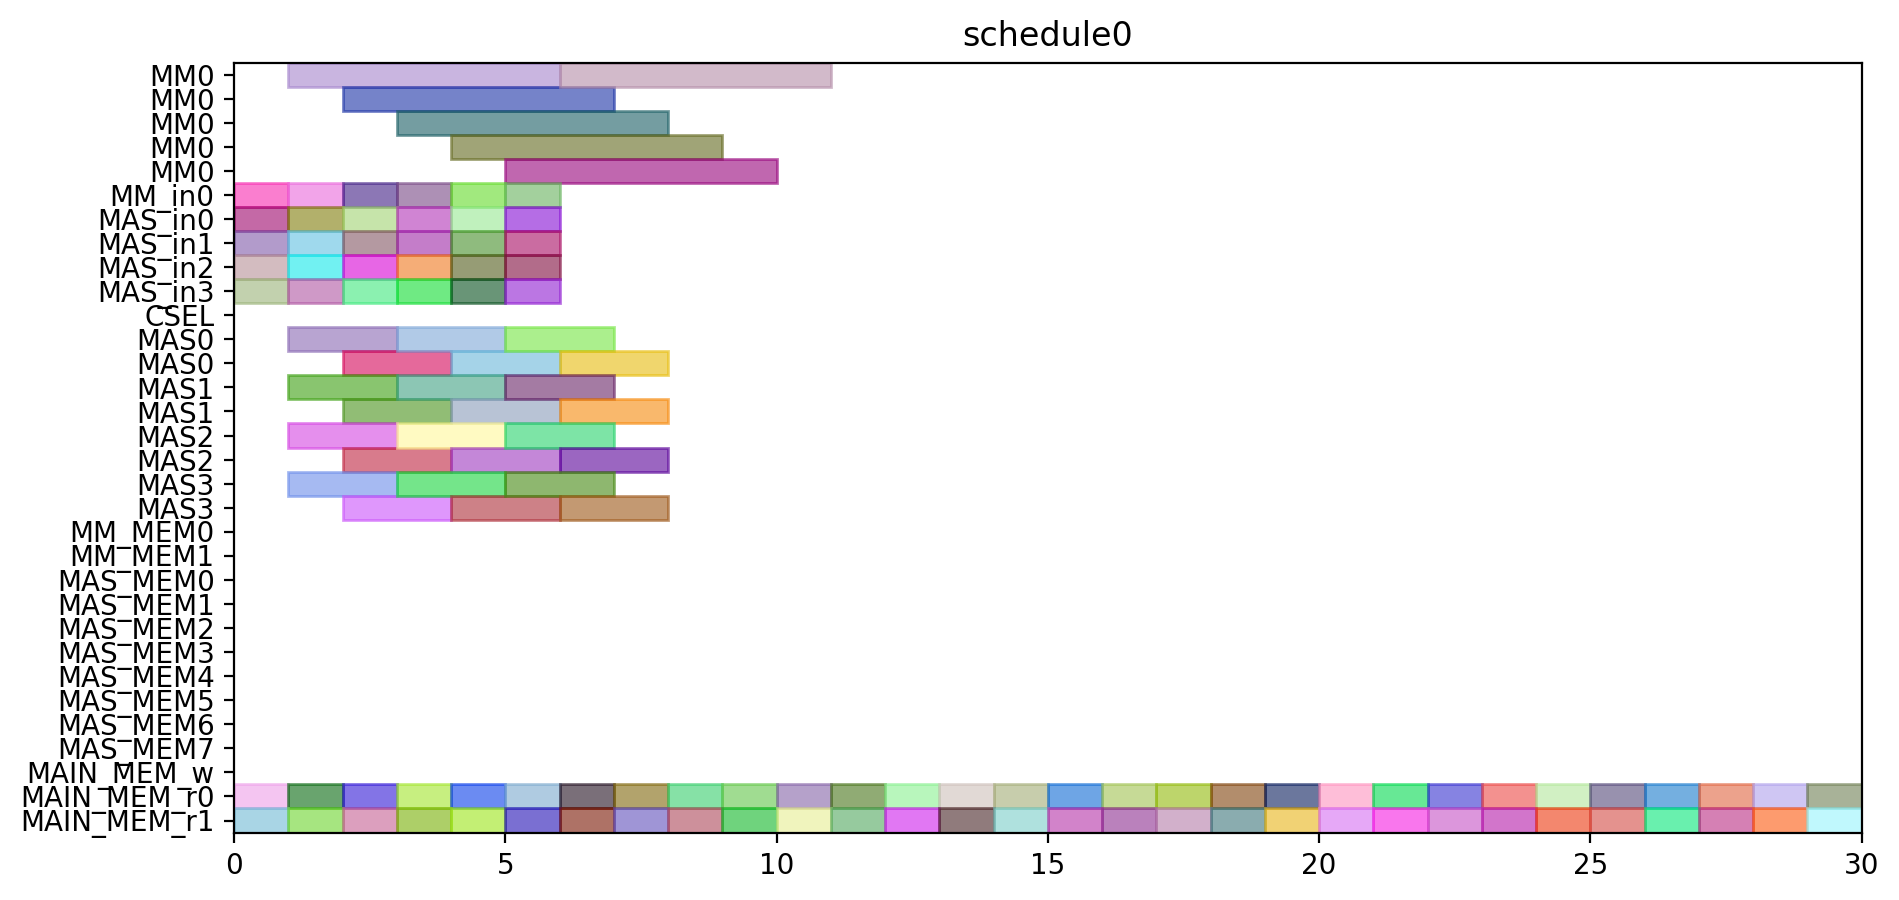

Reproduce this figure in Python.
from pyschedule import Scenario, solvers, plotters, alt


def solve():
	horizon = 149
	S = Scenario("schedule0", horizon=horizon)

	# resource
	MM = S.Resources('MM', num=1, size=5)
	MM_in = S.Resources('MM_in', num=1)
	MAS_in = S.Resources('MAS_in', num=4)
	CSEL = S.Resource('CSEL')
	MAS = S.Resources('MAS', num=4, size=2, periods=range(1, horizon))
	MM_MEM = S.Resources('MM_MEM', num=2)
	MAS_MEM = S.Resources('MAS_MEM', num=8)
	MAIN_MEM_w = S.Resource('MAIN_MEM_w', size=1)
	MAIN_MEM_r = S.Resources('MAIN_MEM_r', num=2)

	# result of previous scheduling

	# new tasks
	d_t0_a1_0 = S.Task('d_t0_a1_0', length=2, delay_cost=1)
	d_t0_a1_0 += alt(MAS)
	d_t0_a1_0_in = S.Task('d_t0_a1_0_in', length=1, delay_cost=1)
	d_t0_a1_0_in += alt(MAS_in)
	S += d_t0_a1_0_in*MAS_in[0]<=d_t0_a1_0*MAS[0]

	S += d_t0_a1_0_in*MAS_in[1]<=d_t0_a1_0*MAS[1]

	S += d_t0_a1_0_in*MAS_in[2]<=d_t0_a1_0*MAS[2]

	S += d_t0_a1_0_in*MAS_in[3]<=d_t0_a1_0*MAS[3]

	d_t0_a1_0_mem0 = S.Task('d_t0_a1_0_mem0', length=1, delay_cost=1)
	d_t0_a1_0_mem0 += MAIN_MEM_r[0]
	d_t0_a1_0_mem1 = S.Task('d_t0_a1_0_mem1', length=1, delay_cost=1)
	d_t0_a1_0_mem1 += MAIN_MEM_r[1]
	d_t0_a1_1 = S.Task('d_t0_a1_1', length=2, delay_cost=1)
	d_t0_a1_1 += alt(MAS)
	d_t0_a1_1_in = S.Task('d_t0_a1_1_in', length=1, delay_cost=1)
	d_t0_a1_1_in += alt(MAS_in)
	S += d_t0_a1_1_in*MAS_in[0]<=d_t0_a1_1*MAS[0]

	S += d_t0_a1_1_in*MAS_in[1]<=d_t0_a1_1*MAS[1]

	S += d_t0_a1_1_in*MAS_in[2]<=d_t0_a1_1*MAS[2]

	S += d_t0_a1_1_in*MAS_in[3]<=d_t0_a1_1*MAS[3]

	d_t0_a1_1_mem0 = S.Task('d_t0_a1_1_mem0', length=1, delay_cost=1)
	d_t0_a1_1_mem0 += MAIN_MEM_r[0]
	d_t0_a1_1_mem1 = S.Task('d_t0_a1_1_mem1', length=1, delay_cost=1)
	d_t0_a1_1_mem1 += MAIN_MEM_r[1]
	d_t0_t10 = S.Task('d_t0_t10', length=2, delay_cost=1)
	d_t0_t10 += alt(MAS)
	d_t0_t10_in = S.Task('d_t0_t10_in', length=1, delay_cost=1)
	d_t0_t10_in += alt(MAS_in)
	S += d_t0_t10_in*MAS_in[0]<=d_t0_t10*MAS[0]

	S += d_t0_t10_in*MAS_in[1]<=d_t0_t10*MAS[1]

	S += d_t0_t10_in*MAS_in[2]<=d_t0_t10*MAS[2]

	S += d_t0_t10_in*MAS_in[3]<=d_t0_t10*MAS[3]

	d_t0_t10_mem0 = S.Task('d_t0_t10_mem0', length=1, delay_cost=1)
	d_t0_t10_mem0 += MAIN_MEM_r[0]
	d_t0_t10_mem1 = S.Task('d_t0_t10_mem1', length=1, delay_cost=1)
	d_t0_t10_mem1 += MAIN_MEM_r[1]
	d_t0_t11 = S.Task('d_t0_t11', length=2, delay_cost=1)
	d_t0_t11 += alt(MAS)
	d_t0_t11_in = S.Task('d_t0_t11_in', length=1, delay_cost=1)
	d_t0_t11_in += alt(MAS_in)
	S += d_t0_t11_in*MAS_in[0]<=d_t0_t11*MAS[0]

	S += d_t0_t11_in*MAS_in[1]<=d_t0_t11*MAS[1]

	S += d_t0_t11_in*MAS_in[2]<=d_t0_t11*MAS[2]

	S += d_t0_t11_in*MAS_in[3]<=d_t0_t11*MAS[3]

	d_t0_t11_mem0 = S.Task('d_t0_t11_mem0', length=1, delay_cost=1)
	d_t0_t11_mem0 += MAIN_MEM_r[0]
	d_t0_t11_mem1 = S.Task('d_t0_t11_mem1', length=1, delay_cost=1)
	d_t0_t11_mem1 += MAIN_MEM_r[1]
	d_t0_t3_t0 = S.Task('d_t0_t3_t0', length=5, delay_cost=1)
	d_t0_t3_t0 += alt(MM)
	d_t0_t3_t0_in = S.Task('d_t0_t3_t0_in', length=1, delay_cost=1)
	d_t0_t3_t0_in += alt(MM_in)
	S += d_t0_t3_t0_in*MM_in[0]<=d_t0_t3_t0*MM[0]

	d_t0_t3_t0_mem0 = S.Task('d_t0_t3_t0_mem0', length=1, delay_cost=1)
	d_t0_t3_t0_mem0 += MAIN_MEM_r[0]
	d_t0_t3_t0_mem1 = S.Task('d_t0_t3_t0_mem1', length=1, delay_cost=1)
	d_t0_t3_t0_mem1 += MAIN_MEM_r[1]
	d_t0_t3_t1 = S.Task('d_t0_t3_t1', length=5, delay_cost=1)
	d_t0_t3_t1 += alt(MM)
	d_t0_t3_t1_in = S.Task('d_t0_t3_t1_in', length=1, delay_cost=1)
	d_t0_t3_t1_in += alt(MM_in)
	S += d_t0_t3_t1_in*MM_in[0]<=d_t0_t3_t1*MM[0]

	d_t0_t3_t1_mem0 = S.Task('d_t0_t3_t1_mem0', length=1, delay_cost=1)
	d_t0_t3_t1_mem0 += MAIN_MEM_r[0]
	d_t0_t3_t1_mem1 = S.Task('d_t0_t3_t1_mem1', length=1, delay_cost=1)
	d_t0_t3_t1_mem1 += MAIN_MEM_r[1]
	d_t0_t3_t2 = S.Task('d_t0_t3_t2', length=2, delay_cost=1)
	d_t0_t3_t2 += alt(MAS)
	d_t0_t3_t2_in = S.Task('d_t0_t3_t2_in', length=1, delay_cost=1)
	d_t0_t3_t2_in += alt(MAS_in)
	S += d_t0_t3_t2_in*MAS_in[0]<=d_t0_t3_t2*MAS[0]

	S += d_t0_t3_t2_in*MAS_in[1]<=d_t0_t3_t2*MAS[1]

	S += d_t0_t3_t2_in*MAS_in[2]<=d_t0_t3_t2*MAS[2]

	S += d_t0_t3_t2_in*MAS_in[3]<=d_t0_t3_t2*MAS[3]

	d_t0_t3_t2_mem0 = S.Task('d_t0_t3_t2_mem0', length=1, delay_cost=1)
	d_t0_t3_t2_mem0 += MAIN_MEM_r[0]
	d_t0_t3_t2_mem1 = S.Task('d_t0_t3_t2_mem1', length=1, delay_cost=1)
	d_t0_t3_t2_mem1 += MAIN_MEM_r[1]
	d_t0_t3_t3 = S.Task('d_t0_t3_t3', length=2, delay_cost=1)
	d_t0_t3_t3 += alt(MAS)
	d_t0_t3_t3_in = S.Task('d_t0_t3_t3_in', length=1, delay_cost=1)
	d_t0_t3_t3_in += alt(MAS_in)
	S += d_t0_t3_t3_in*MAS_in[0]<=d_t0_t3_t3*MAS[0]

	S += d_t0_t3_t3_in*MAS_in[1]<=d_t0_t3_t3*MAS[1]

	S += d_t0_t3_t3_in*MAS_in[2]<=d_t0_t3_t3*MAS[2]

	S += d_t0_t3_t3_in*MAS_in[3]<=d_t0_t3_t3*MAS[3]

	d_t0_t3_t3_mem0 = S.Task('d_t0_t3_t3_mem0', length=1, delay_cost=1)
	d_t0_t3_t3_mem0 += MAIN_MEM_r[0]
	d_t0_t3_t3_mem1 = S.Task('d_t0_t3_t3_mem1', length=1, delay_cost=1)
	d_t0_t3_t3_mem1 += MAIN_MEM_r[1]
	d_t1_a1_0 = S.Task('d_t1_a1_0', length=2, delay_cost=1)
	d_t1_a1_0 += alt(MAS)
	d_t1_a1_0_in = S.Task('d_t1_a1_0_in', length=1, delay_cost=1)
	d_t1_a1_0_in += alt(MAS_in)
	S += d_t1_a1_0_in*MAS_in[0]<=d_t1_a1_0*MAS[0]

	S += d_t1_a1_0_in*MAS_in[1]<=d_t1_a1_0*MAS[1]

	S += d_t1_a1_0_in*MAS_in[2]<=d_t1_a1_0*MAS[2]

	S += d_t1_a1_0_in*MAS_in[3]<=d_t1_a1_0*MAS[3]

	d_t1_a1_0_mem0 = S.Task('d_t1_a1_0_mem0', length=1, delay_cost=1)
	d_t1_a1_0_mem0 += MAIN_MEM_r[0]
	d_t1_a1_0_mem1 = S.Task('d_t1_a1_0_mem1', length=1, delay_cost=1)
	d_t1_a1_0_mem1 += MAIN_MEM_r[1]
	d_t1_a1_1 = S.Task('d_t1_a1_1', length=2, delay_cost=1)
	d_t1_a1_1 += alt(MAS)
	d_t1_a1_1_in = S.Task('d_t1_a1_1_in', length=1, delay_cost=1)
	d_t1_a1_1_in += alt(MAS_in)
	S += d_t1_a1_1_in*MAS_in[0]<=d_t1_a1_1*MAS[0]

	S += d_t1_a1_1_in*MAS_in[1]<=d_t1_a1_1*MAS[1]

	S += d_t1_a1_1_in*MAS_in[2]<=d_t1_a1_1*MAS[2]

	S += d_t1_a1_1_in*MAS_in[3]<=d_t1_a1_1*MAS[3]

	d_t1_a1_1_mem0 = S.Task('d_t1_a1_1_mem0', length=1, delay_cost=1)
	d_t1_a1_1_mem0 += MAIN_MEM_r[0]
	d_t1_a1_1_mem1 = S.Task('d_t1_a1_1_mem1', length=1, delay_cost=1)
	d_t1_a1_1_mem1 += MAIN_MEM_r[1]
	d_t1_t10 = S.Task('d_t1_t10', length=2, delay_cost=1)
	d_t1_t10 += alt(MAS)
	d_t1_t10_in = S.Task('d_t1_t10_in', length=1, delay_cost=1)
	d_t1_t10_in += alt(MAS_in)
	S += d_t1_t10_in*MAS_in[0]<=d_t1_t10*MAS[0]

	S += d_t1_t10_in*MAS_in[1]<=d_t1_t10*MAS[1]

	S += d_t1_t10_in*MAS_in[2]<=d_t1_t10*MAS[2]

	S += d_t1_t10_in*MAS_in[3]<=d_t1_t10*MAS[3]

	d_t1_t10_mem0 = S.Task('d_t1_t10_mem0', length=1, delay_cost=1)
	d_t1_t10_mem0 += MAIN_MEM_r[0]
	d_t1_t10_mem1 = S.Task('d_t1_t10_mem1', length=1, delay_cost=1)
	d_t1_t10_mem1 += MAIN_MEM_r[1]
	d_t1_t11 = S.Task('d_t1_t11', length=2, delay_cost=1)
	d_t1_t11 += alt(MAS)
	d_t1_t11_in = S.Task('d_t1_t11_in', length=1, delay_cost=1)
	d_t1_t11_in += alt(MAS_in)
	S += d_t1_t11_in*MAS_in[0]<=d_t1_t11*MAS[0]

	S += d_t1_t11_in*MAS_in[1]<=d_t1_t11*MAS[1]

	S += d_t1_t11_in*MAS_in[2]<=d_t1_t11*MAS[2]

	S += d_t1_t11_in*MAS_in[3]<=d_t1_t11*MAS[3]

	d_t1_t11_mem0 = S.Task('d_t1_t11_mem0', length=1, delay_cost=1)
	d_t1_t11_mem0 += MAIN_MEM_r[0]
	d_t1_t11_mem1 = S.Task('d_t1_t11_mem1', length=1, delay_cost=1)
	d_t1_t11_mem1 += MAIN_MEM_r[1]
	d_t1_t3_t0 = S.Task('d_t1_t3_t0', length=5, delay_cost=1)
	d_t1_t3_t0 += alt(MM)
	d_t1_t3_t0_in = S.Task('d_t1_t3_t0_in', length=1, delay_cost=1)
	d_t1_t3_t0_in += alt(MM_in)
	S += d_t1_t3_t0_in*MM_in[0]<=d_t1_t3_t0*MM[0]

	d_t1_t3_t0_mem0 = S.Task('d_t1_t3_t0_mem0', length=1, delay_cost=1)
	d_t1_t3_t0_mem0 += MAIN_MEM_r[0]
	d_t1_t3_t0_mem1 = S.Task('d_t1_t3_t0_mem1', length=1, delay_cost=1)
	d_t1_t3_t0_mem1 += MAIN_MEM_r[1]
	d_t1_t3_t1 = S.Task('d_t1_t3_t1', length=5, delay_cost=1)
	d_t1_t3_t1 += alt(MM)
	d_t1_t3_t1_in = S.Task('d_t1_t3_t1_in', length=1, delay_cost=1)
	d_t1_t3_t1_in += alt(MM_in)
	S += d_t1_t3_t1_in*MM_in[0]<=d_t1_t3_t1*MM[0]

	d_t1_t3_t1_mem0 = S.Task('d_t1_t3_t1_mem0', length=1, delay_cost=1)
	d_t1_t3_t1_mem0 += MAIN_MEM_r[0]
	d_t1_t3_t1_mem1 = S.Task('d_t1_t3_t1_mem1', length=1, delay_cost=1)
	d_t1_t3_t1_mem1 += MAIN_MEM_r[1]
	d_t1_t3_t2 = S.Task('d_t1_t3_t2', length=2, delay_cost=1)
	d_t1_t3_t2 += alt(MAS)
	d_t1_t3_t2_in = S.Task('d_t1_t3_t2_in', length=1, delay_cost=1)
	d_t1_t3_t2_in += alt(MAS_in)
	S += d_t1_t3_t2_in*MAS_in[0]<=d_t1_t3_t2*MAS[0]

	S += d_t1_t3_t2_in*MAS_in[1]<=d_t1_t3_t2*MAS[1]

	S += d_t1_t3_t2_in*MAS_in[2]<=d_t1_t3_t2*MAS[2]

	S += d_t1_t3_t2_in*MAS_in[3]<=d_t1_t3_t2*MAS[3]

	d_t1_t3_t2_mem0 = S.Task('d_t1_t3_t2_mem0', length=1, delay_cost=1)
	d_t1_t3_t2_mem0 += MAIN_MEM_r[0]
	d_t1_t3_t2_mem1 = S.Task('d_t1_t3_t2_mem1', length=1, delay_cost=1)
	d_t1_t3_t2_mem1 += MAIN_MEM_r[1]
	d_t1_t3_t3 = S.Task('d_t1_t3_t3', length=2, delay_cost=1)
	d_t1_t3_t3 += alt(MAS)
	d_t1_t3_t3_in = S.Task('d_t1_t3_t3_in', length=1, delay_cost=1)
	d_t1_t3_t3_in += alt(MAS_in)
	S += d_t1_t3_t3_in*MAS_in[0]<=d_t1_t3_t3*MAS[0]

	S += d_t1_t3_t3_in*MAS_in[1]<=d_t1_t3_t3*MAS[1]

	S += d_t1_t3_t3_in*MAS_in[2]<=d_t1_t3_t3*MAS[2]

	S += d_t1_t3_t3_in*MAS_in[3]<=d_t1_t3_t3*MAS[3]

	d_t1_t3_t3_mem0 = S.Task('d_t1_t3_t3_mem0', length=1, delay_cost=1)
	d_t1_t3_t3_mem0 += MAIN_MEM_r[0]
	d_t1_t3_t3_mem1 = S.Task('d_t1_t3_t3_mem1', length=1, delay_cost=1)
	d_t1_t3_t3_mem1 += MAIN_MEM_r[1]
	d_t2_a1_0 = S.Task('d_t2_a1_0', length=2, delay_cost=1)
	d_t2_a1_0 += alt(MAS)
	d_t2_a1_0_in = S.Task('d_t2_a1_0_in', length=1, delay_cost=1)
	d_t2_a1_0_in += alt(MAS_in)
	S += d_t2_a1_0_in*MAS_in[0]<=d_t2_a1_0*MAS[0]

	S += d_t2_a1_0_in*MAS_in[1]<=d_t2_a1_0*MAS[1]

	S += d_t2_a1_0_in*MAS_in[2]<=d_t2_a1_0*MAS[2]

	S += d_t2_a1_0_in*MAS_in[3]<=d_t2_a1_0*MAS[3]

	d_t2_a1_0_mem0 = S.Task('d_t2_a1_0_mem0', length=1, delay_cost=1)
	d_t2_a1_0_mem0 += MAIN_MEM_r[0]
	d_t2_a1_0_mem1 = S.Task('d_t2_a1_0_mem1', length=1, delay_cost=1)
	d_t2_a1_0_mem1 += MAIN_MEM_r[1]
	d_t2_a1_1 = S.Task('d_t2_a1_1', length=2, delay_cost=1)
	d_t2_a1_1 += alt(MAS)
	d_t2_a1_1_in = S.Task('d_t2_a1_1_in', length=1, delay_cost=1)
	d_t2_a1_1_in += alt(MAS_in)
	S += d_t2_a1_1_in*MAS_in[0]<=d_t2_a1_1*MAS[0]

	S += d_t2_a1_1_in*MAS_in[1]<=d_t2_a1_1*MAS[1]

	S += d_t2_a1_1_in*MAS_in[2]<=d_t2_a1_1*MAS[2]

	S += d_t2_a1_1_in*MAS_in[3]<=d_t2_a1_1*MAS[3]

	d_t2_a1_1_mem0 = S.Task('d_t2_a1_1_mem0', length=1, delay_cost=1)
	d_t2_a1_1_mem0 += MAIN_MEM_r[0]
	d_t2_a1_1_mem1 = S.Task('d_t2_a1_1_mem1', length=1, delay_cost=1)
	d_t2_a1_1_mem1 += MAIN_MEM_r[1]
	d_t2_t10 = S.Task('d_t2_t10', length=2, delay_cost=1)
	d_t2_t10 += alt(MAS)
	d_t2_t10_in = S.Task('d_t2_t10_in', length=1, delay_cost=1)
	d_t2_t10_in += alt(MAS_in)
	S += d_t2_t10_in*MAS_in[0]<=d_t2_t10*MAS[0]

	S += d_t2_t10_in*MAS_in[1]<=d_t2_t10*MAS[1]

	S += d_t2_t10_in*MAS_in[2]<=d_t2_t10*MAS[2]

	S += d_t2_t10_in*MAS_in[3]<=d_t2_t10*MAS[3]

	d_t2_t10_mem0 = S.Task('d_t2_t10_mem0', length=1, delay_cost=1)
	d_t2_t10_mem0 += MAIN_MEM_r[0]
	d_t2_t10_mem1 = S.Task('d_t2_t10_mem1', length=1, delay_cost=1)
	d_t2_t10_mem1 += MAIN_MEM_r[1]
	d_t2_t11 = S.Task('d_t2_t11', length=2, delay_cost=1)
	d_t2_t11 += alt(MAS)
	d_t2_t11_in = S.Task('d_t2_t11_in', length=1, delay_cost=1)
	d_t2_t11_in += alt(MAS_in)
	S += d_t2_t11_in*MAS_in[0]<=d_t2_t11*MAS[0]

	S += d_t2_t11_in*MAS_in[1]<=d_t2_t11*MAS[1]

	S += d_t2_t11_in*MAS_in[2]<=d_t2_t11*MAS[2]

	S += d_t2_t11_in*MAS_in[3]<=d_t2_t11*MAS[3]

	d_t2_t11_mem0 = S.Task('d_t2_t11_mem0', length=1, delay_cost=1)
	d_t2_t11_mem0 += MAIN_MEM_r[0]
	d_t2_t11_mem1 = S.Task('d_t2_t11_mem1', length=1, delay_cost=1)
	d_t2_t11_mem1 += MAIN_MEM_r[1]
	d_t2_t3_t0 = S.Task('d_t2_t3_t0', length=5, delay_cost=1)
	d_t2_t3_t0 += alt(MM)
	d_t2_t3_t0_in = S.Task('d_t2_t3_t0_in', length=1, delay_cost=1)
	d_t2_t3_t0_in += alt(MM_in)
	S += d_t2_t3_t0_in*MM_in[0]<=d_t2_t3_t0*MM[0]

	d_t2_t3_t0_mem0 = S.Task('d_t2_t3_t0_mem0', length=1, delay_cost=1)
	d_t2_t3_t0_mem0 += MAIN_MEM_r[0]
	d_t2_t3_t0_mem1 = S.Task('d_t2_t3_t0_mem1', length=1, delay_cost=1)
	d_t2_t3_t0_mem1 += MAIN_MEM_r[1]
	d_t2_t3_t1 = S.Task('d_t2_t3_t1', length=5, delay_cost=1)
	d_t2_t3_t1 += alt(MM)
	d_t2_t3_t1_in = S.Task('d_t2_t3_t1_in', length=1, delay_cost=1)
	d_t2_t3_t1_in += alt(MM_in)
	S += d_t2_t3_t1_in*MM_in[0]<=d_t2_t3_t1*MM[0]

	d_t2_t3_t1_mem0 = S.Task('d_t2_t3_t1_mem0', length=1, delay_cost=1)
	d_t2_t3_t1_mem0 += MAIN_MEM_r[0]
	d_t2_t3_t1_mem1 = S.Task('d_t2_t3_t1_mem1', length=1, delay_cost=1)
	d_t2_t3_t1_mem1 += MAIN_MEM_r[1]
	d_t2_t3_t2 = S.Task('d_t2_t3_t2', length=2, delay_cost=1)
	d_t2_t3_t2 += alt(MAS)
	d_t2_t3_t2_in = S.Task('d_t2_t3_t2_in', length=1, delay_cost=1)
	d_t2_t3_t2_in += alt(MAS_in)
	S += d_t2_t3_t2_in*MAS_in[0]<=d_t2_t3_t2*MAS[0]

	S += d_t2_t3_t2_in*MAS_in[1]<=d_t2_t3_t2*MAS[1]

	S += d_t2_t3_t2_in*MAS_in[2]<=d_t2_t3_t2*MAS[2]

	S += d_t2_t3_t2_in*MAS_in[3]<=d_t2_t3_t2*MAS[3]

	d_t2_t3_t2_mem0 = S.Task('d_t2_t3_t2_mem0', length=1, delay_cost=1)
	d_t2_t3_t2_mem0 += MAIN_MEM_r[0]
	d_t2_t3_t2_mem1 = S.Task('d_t2_t3_t2_mem1', length=1, delay_cost=1)
	d_t2_t3_t2_mem1 += MAIN_MEM_r[1]
	d_t2_t3_t3 = S.Task('d_t2_t3_t3', length=2, delay_cost=1)
	d_t2_t3_t3 += alt(MAS)
	d_t2_t3_t3_in = S.Task('d_t2_t3_t3_in', length=1, delay_cost=1)
	d_t2_t3_t3_in += alt(MAS_in)
	S += d_t2_t3_t3_in*MAS_in[0]<=d_t2_t3_t3*MAS[0]

	S += d_t2_t3_t3_in*MAS_in[1]<=d_t2_t3_t3*MAS[1]

	S += d_t2_t3_t3_in*MAS_in[2]<=d_t2_t3_t3*MAS[2]

	S += d_t2_t3_t3_in*MAS_in[3]<=d_t2_t3_t3*MAS[3]

	d_t2_t3_t3_mem0 = S.Task('d_t2_t3_t3_mem0', length=1, delay_cost=1)
	d_t2_t3_t3_mem0 += MAIN_MEM_r[0]
	d_t2_t3_t3_mem1 = S.Task('d_t2_t3_t3_mem1', length=1, delay_cost=1)
	d_t2_t3_t3_mem1 += MAIN_MEM_r[1]
	d_t3000 = S.Task('d_t3000', length=2, delay_cost=1)
	d_t3000 += alt(MAS)
	d_t3000_in = S.Task('d_t3000_in', length=1, delay_cost=1)
	d_t3000_in += alt(MAS_in)
	S += d_t3000_in*MAS_in[0]<=d_t3000*MAS[0]

	S += d_t3000_in*MAS_in[1]<=d_t3000*MAS[1]

	S += d_t3000_in*MAS_in[2]<=d_t3000*MAS[2]

	S += d_t3000_in*MAS_in[3]<=d_t3000*MAS[3]

	d_t3000_mem0 = S.Task('d_t3000_mem0', length=1, delay_cost=1)
	d_t3000_mem0 += MAIN_MEM_r[0]
	d_t3000_mem1 = S.Task('d_t3000_mem1', length=1, delay_cost=1)
	d_t3000_mem1 += MAIN_MEM_r[1]
	d_t3001 = S.Task('d_t3001', length=2, delay_cost=1)
	d_t3001 += alt(MAS)
	d_t3001_in = S.Task('d_t3001_in', length=1, delay_cost=1)
	d_t3001_in += alt(MAS_in)
	S += d_t3001_in*MAS_in[0]<=d_t3001*MAS[0]

	S += d_t3001_in*MAS_in[1]<=d_t3001*MAS[1]

	S += d_t3001_in*MAS_in[2]<=d_t3001*MAS[2]

	S += d_t3001_in*MAS_in[3]<=d_t3001*MAS[3]

	d_t3001_mem0 = S.Task('d_t3001_mem0', length=1, delay_cost=1)
	d_t3001_mem0 += MAIN_MEM_r[0]
	d_t3001_mem1 = S.Task('d_t3001_mem1', length=1, delay_cost=1)
	d_t3001_mem1 += MAIN_MEM_r[1]
	d_t3010 = S.Task('d_t3010', length=2, delay_cost=1)
	d_t3010 += alt(MAS)
	d_t3010_in = S.Task('d_t3010_in', length=1, delay_cost=1)
	d_t3010_in += alt(MAS_in)
	S += d_t3010_in*MAS_in[0]<=d_t3010*MAS[0]

	S += d_t3010_in*MAS_in[1]<=d_t3010*MAS[1]

	S += d_t3010_in*MAS_in[2]<=d_t3010*MAS[2]

	S += d_t3010_in*MAS_in[3]<=d_t3010*MAS[3]

	d_t3010_mem0 = S.Task('d_t3010_mem0', length=1, delay_cost=1)
	d_t3010_mem0 += MAIN_MEM_r[0]
	d_t3010_mem1 = S.Task('d_t3010_mem1', length=1, delay_cost=1)
	d_t3010_mem1 += MAIN_MEM_r[1]
	d_t3011 = S.Task('d_t3011', length=2, delay_cost=1)
	d_t3011 += alt(MAS)
	d_t3011_in = S.Task('d_t3011_in', length=1, delay_cost=1)
	d_t3011_in += alt(MAS_in)
	S += d_t3011_in*MAS_in[0]<=d_t3011*MAS[0]

	S += d_t3011_in*MAS_in[1]<=d_t3011*MAS[1]

	S += d_t3011_in*MAS_in[2]<=d_t3011*MAS[2]

	S += d_t3011_in*MAS_in[3]<=d_t3011*MAS[3]

	d_t3011_mem0 = S.Task('d_t3011_mem0', length=1, delay_cost=1)
	d_t3011_mem0 += MAIN_MEM_r[0]
	d_t3011_mem1 = S.Task('d_t3011_mem1', length=1, delay_cost=1)
	d_t3011_mem1 += MAIN_MEM_r[1]
	d_t4000 = S.Task('d_t4000', length=2, delay_cost=1)
	d_t4000 += alt(MAS)
	d_t4000_in = S.Task('d_t4000_in', length=1, delay_cost=1)
	d_t4000_in += alt(MAS_in)
	S += d_t4000_in*MAS_in[0]<=d_t4000*MAS[0]

	S += d_t4000_in*MAS_in[1]<=d_t4000*MAS[1]

	S += d_t4000_in*MAS_in[2]<=d_t4000*MAS[2]

	S += d_t4000_in*MAS_in[3]<=d_t4000*MAS[3]

	d_t4000_mem0 = S.Task('d_t4000_mem0', length=1, delay_cost=1)
	d_t4000_mem0 += MAIN_MEM_r[0]
	d_t4000_mem1 = S.Task('d_t4000_mem1', length=1, delay_cost=1)
	d_t4000_mem1 += MAIN_MEM_r[1]
	d_t4001 = S.Task('d_t4001', length=2, delay_cost=1)
	d_t4001 += alt(MAS)
	d_t4001_in = S.Task('d_t4001_in', length=1, delay_cost=1)
	d_t4001_in += alt(MAS_in)
	S += d_t4001_in*MAS_in[0]<=d_t4001*MAS[0]

	S += d_t4001_in*MAS_in[1]<=d_t4001*MAS[1]

	S += d_t4001_in*MAS_in[2]<=d_t4001*MAS[2]

	S += d_t4001_in*MAS_in[3]<=d_t4001*MAS[3]

	d_t4001_mem0 = S.Task('d_t4001_mem0', length=1, delay_cost=1)
	d_t4001_mem0 += MAIN_MEM_r[0]
	d_t4001_mem1 = S.Task('d_t4001_mem1', length=1, delay_cost=1)
	d_t4001_mem1 += MAIN_MEM_r[1]
	solvers.mip.solve(S,msg=1,kind='CPLEX',ratio_gap=1.01)

	solution = [['hoge']*len(S.solution()[1]) for i in range(len(S.solution()))]
	for i in range(len(S.solution())):
		for j in range(len(S.solution()[i])):
			solution[i][j]=str(S.solution()[i][j])
	print(solution)

	cycles = int(solution[-1][3])

	pic_file_name = "/home/mfukuda/ABE/multiRAM_multiMAS_16mux/scheduling_result/stage5MM1_stage2MAS4/FP12_LADDERMUL/schedule0.png"
	if(S.solution() != []):
		plotters.matplotlib.plot(S,img_filename=pic_file_name, show_task_labels=False, fig_size=(cycles*0.25+3, 5))

	return solution
